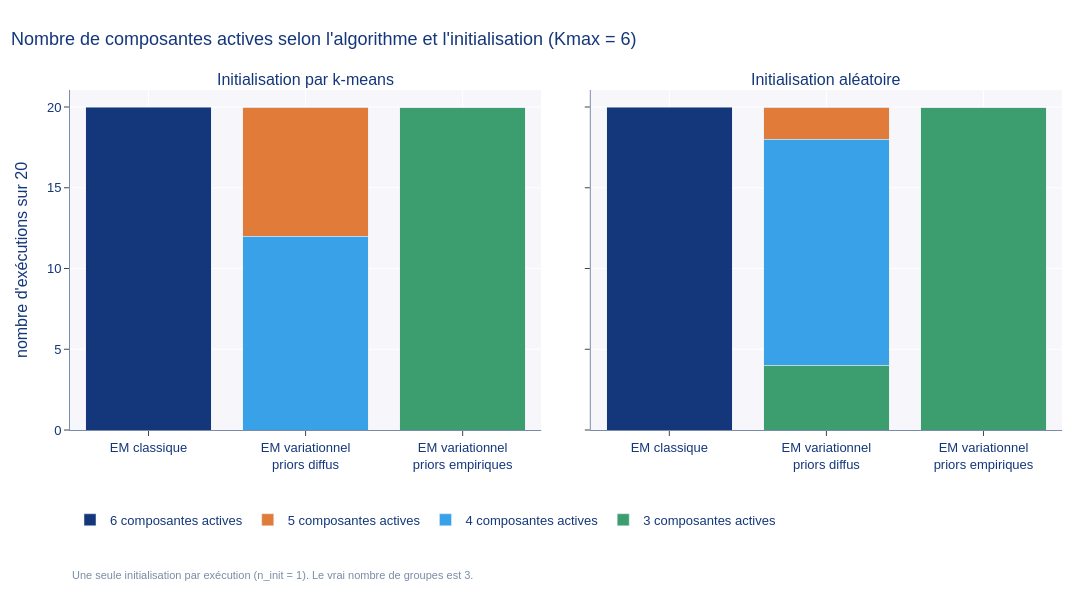

The code cell stored with this chart in its notebook:
### Markdown cell above
## 9. Robustesse à l'initialisation
Une seule initialisation par exécution (n_init = 1), graines 0 à 19.

### Code cell
M.exp06_initialisation(RAPIDE)
figure("06_initialisation")
tableau("06_initialisation")

### Figure 1 — Plotly figure (JSON) as saved in the notebook; plotly's stock layout.template omitted (floating-point values rounded to 4 significant figures)
{"data": [{"marker": {"color": "#3C9D6E"}, "name": "3 composantes actives", "showlegend": true, "type": "bar", "x": ["EM classique", "EM variationnel<br>priors diffus", "EM variationnel<br>priors empiriques"], "xaxis": "x", "y": [0, 0, 20], "yaxis": "y"}, {"marker": {"color": "#38A1E8"}, "name": "4 composantes actives", "showlegend": true, "type": "bar", "x": ["EM classique", "EM variationnel<br>priors diffus", "EM variationnel<br>priors empiriques"], "xaxis": "x", "y": [0, 12, 0], "yaxis": "y"}, {"marker": {"color": "#E07B39"}, "name": "5 composantes actives", "showlegend": true, "type": "bar", "x": ["EM classique", "EM variationnel<br>priors diffus", "EM variationnel<br>priors empiriques"], "xaxis": "x", "y": [0, 8, 0], "yaxis": "y"}, {"marker": {"color": "#14377B"}, "name": "6 composantes actives", "showlegend": true, "type": "bar", "x": ["EM classique", "EM variationnel<br>priors diffus", "EM variationnel<br>priors empiriques"], "xaxis": "x", "y": [20, 0, 0], "yaxis": "y"}, {"marker": {"color": "#3C9D6E"}, "name": "3 composantes actives", "showlegend": false, "type": "bar", "x": ["EM classique", "EM variationnel<br>priors diffus", "EM variationnel<br>priors empiriques"], "xaxis": "x2", "y": [0, 4, 20], "yaxis": "y2"}, {"marker": {"color": "#38A1E8"}, "name": "4 composantes actives", "showlegend": false, "type": "bar", "x": ["EM classique", "EM variationnel<br>priors diffus", "EM variationnel<br>priors empiriques"], "xaxis": "x2", "y": [0, 14, 0], "yaxis": "y2"}, {"marker": {"color": "#E07B39"}, "name": "5 composantes actives", "showlegend": false, "type": "bar", "x": ["EM classique", "EM variationnel<br>priors diffus", "EM variationnel<br>priors empiriques"], "xaxis": "x2", "y": [0, 2, 0], "yaxis": "y2"}, {"marker": {"color": "#14377B"}, "name": "6 composantes actives", "showlegend": false, "type": "bar", "x": ["EM classique", "EM variationnel<br>priors diffus", "EM variationnel<br>priors empiriques"], "xaxis": "x2", "y": [20, 0, 0], "yaxis": "y2"}], "layout": {"annotations": [{"font": {"size": 16}, "showarrow": false, "text": "Initialisation par k-means", "x": 0.2375, "xanchor": "center", "xref": "paper", "y": 1, "yanchor": "bottom", "yref": "paper"}, {"font": {"size": 16}, "showarrow": false, "text": "Initialisation aléatoire", "x": 0.7625, "xanchor": "center", "xref": "paper", "y": 1, "yanchor": "bottom", "yref": "paper"}, {"font": {"color": "#7A8CA8", "size": 11}, "showarrow": false, "text": "Une seule initialisation par exécution (n_init = 1). Le vrai nombre de groupes est 3.", "x": 0, "xanchor": "left", "xref": "paper", "y": -0.45, "yref": "paper"}], "barmode": "stack", "colorway": ["#14377B", "#2E86C8", "#38A1E8", "#7A8CA8", "#E07B39", "#3C9D6E", "#B8C4D6", "#8E5BA8"], "font": {"color": "#14377B", "family": "Montserrat, Helvetica, Arial, sans-serif", "size": 13}, "height": 600, "legend": {"bgcolor": "white", "font": {"size": 13}, "orientation": "h", "x": 0, "xanchor": "left", "y": -0.22, "yanchor": "top"}, "margin": {"b": 170, "l": 70, "r": 30, "t": 90}, "paper_bgcolor": "white", "plot_bgcolor": "#F7F7FB", "title": {"font": {"color": "#14377B", "size": 18}, "text": "Nombre de composantes actives selon l'algorithme et l'initialisation (Kmax = 6)", "x": 0.01}, "width": 1100, "xaxis": {"anchor": "y", "domain": [0, 0.475], "gridcolor": "white", "linecolor": "#7A8CA8", "showline": true, "ticks": "outside", "zeroline": false}, "xaxis2": {"anchor": "y2", "domain": [0.525, 1], "gridcolor": "white", "linecolor": "#7A8CA8", "showline": true, "ticks": "outside", "zeroline": false}, "yaxis": {"anchor": "x", "domain": [0, 1], "gridcolor": "white", "linecolor": "#7A8CA8", "showline": true, "ticks": "outside", "title": {"text": "nombre d'exécutions sur 20"}, "zeroline": false}, "yaxis2": {"anchor": "x2", "domain": [0, 1], "gridcolor": "white", "linecolor": "#7A8CA8", "matches": "y", "showline": true, "showticklabels": false, "ticks": "outside", "zeroline": false}}}
